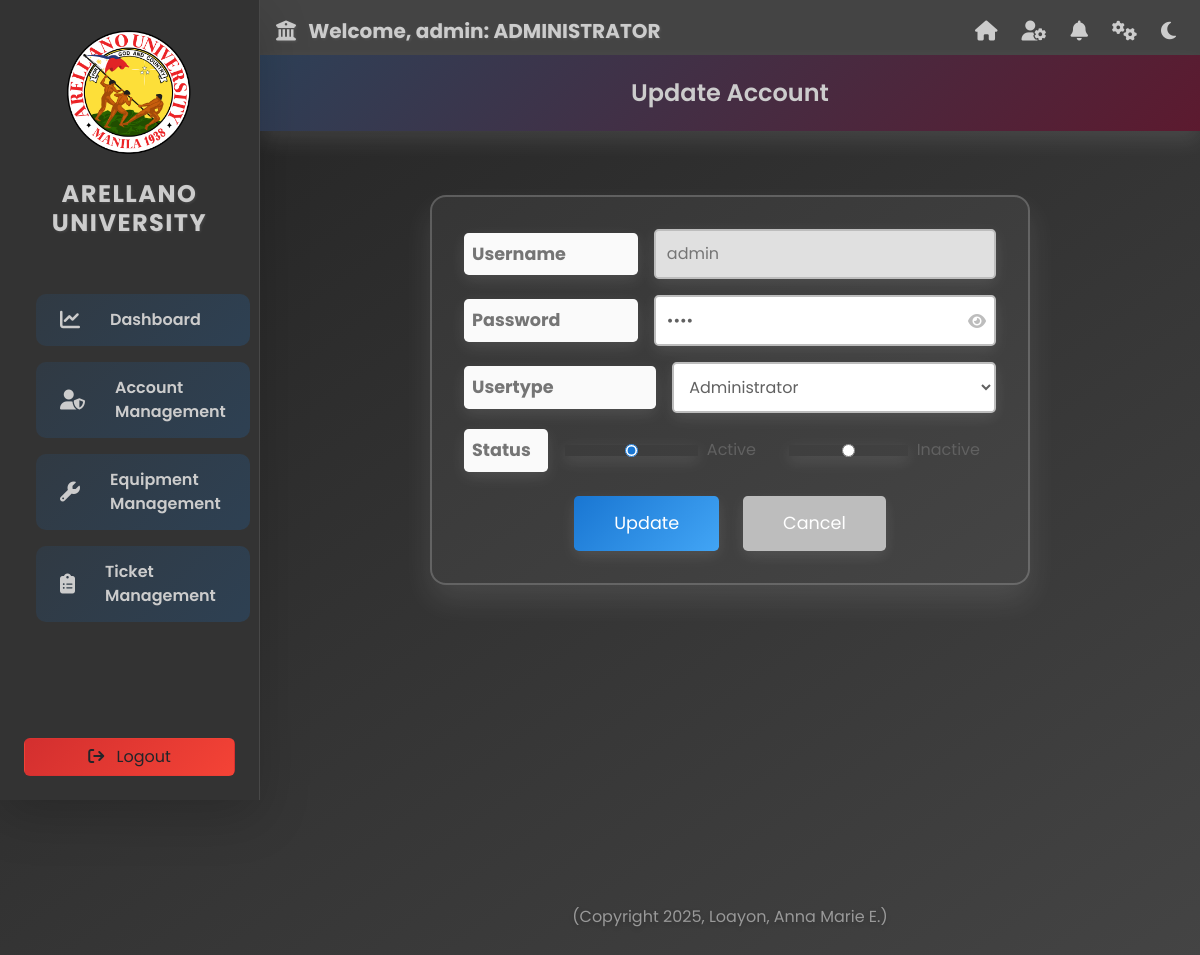
The page /update-account.php?username=admin (signed in) on the database its author committed.
### tables this page shows
CREATE TABLE `tblaccounts` (
  `username` varchar(50) NOT NULL,
  `password` varchar(50) NOT NULL,
  `usertype` varchar(20) NOT NULL,
  `status` varchar(20) NOT NULL,
  `createdby` varchar(50) NOT NULL,
  `datecreated` varchar(20) NOT NULL
);

### update-account.php (the view, shortened to what this page needs)
<?php
require_once "config.php";
$errorMessages = [];
if (isset($_POST['btnsubmit'])) {
    $password = trim($_POST['txtpassword']);
    $usertype = trim($_POST['cmbtype']);
    $status = trim($_POST['rbstatus']);
    $username = trim($_GET['username']);
    if (empty($password)) {
        $errorMessages[] = "Password is required.";
    }
    if (empty($usertype)) {
        $errorMessages[] = "Usertype is required.";
    }
    if (empty($status)) {
        $errorMessages[] = "Status is required.";
    }
    if (empty($errorMessages)) {
        $sql = "UPDATE tblaccounts SET password = ?, usertype = ?, status = ? WHERE username = ?";
        if ($stmt = mysqli_prepare($link, $sql)) {
            mysqli_stmt_bind_param($stmt, "ssss", $password, $usertype, $status, $username);
            if (mysqli_stmt_execute($stmt)) {
                $showModal = true;
                $sql = "INSERT INTO tbllogs (datelog, timelog, action, module, performedto, performedby) VALUES (?, ?, ?, ?, ?, ?)";
                if ($logStmt = mysqli_prepare($link, $sql)) {
                    $date = date("Y-m-d");
                    $time = date("H:i:s");
                    $action = "Update";
                    $module = "Accounts Management";
                    $performedby = $_SESSION['username'];
                    mysqli_stmt_bind_param($logStmt, "ssssss", $date, $time, $action, $module, $username, $performedby);
                    if (!mysqli_stmt_execute($logStmt)) {
                        $errorMessages[] = "Warning: Could not log the action: " . mysqli_stmt_error($logStmt);
                    }
                    mysqli_stmt_close($logStmt);
                } else {
                    $errorMessages[] = "Warning: Could not prepare log insertion: " . mysqli_error($link);
                }
            } else {
                $errorMessages[] = "ERROR: Could not update account: " . mysqli_stmt_error($stmt);
            }
            mysqli_stmt_close($stmt);
        } else {
            $errorMessages[] = "ERROR: Could not prepare update query: " . mysqli_error($link);
        }
    }
} else {
    if (isset($_GET['username']) && !empty(trim($_GET['username']))) {
        $username = trim($_GET['username']);
        $sql = "SELECT * FROM tblaccounts WHERE username = ?";
        if ($stmt = mysqli_prepare($link, $sql)) {
            mysqli_stmt_bind_param($stmt, "s", $username);
            if (mysqli_stmt_execute($stmt)) {
                $result = mysqli_stmt_get_result($stmt);
                $account = mysqli_fetch_array($result, MYSQLI_ASSOC);
            } else {
                $errorMessages[] = "ERROR: Could not load account data: " . mysqli_stmt_error($stmt);
            }
        } else {
            $errorMessages[] = "ERROR: Could not prepare load query: " . mysqli_error($link);
        }
    } else {
        $errorMessages[] = "ERROR: No username provided in URL.";
    }
}
?>
<!DOCTYPE html>
<html lang="en">
<head>
    <link rel="stylesheet" href="https://cdnjs.cloudflare.com/ajax/libs/font-awesome/6.4.2/css/all.min.css">
</head>
<body class="theme-body">
    <?php include 'sidebar.php'; ?>
    <div class="content">
        <div class="welcome-box">
            <span>Update Account</span>
        </div>
        <div class="container">
            <form action="<?php echo htmlspecialchars(basename($_SERVER['REQUEST_URI'])); ?>" method="POST">
                <div class="form-group">
                    <label>Username</label>
                    <input type="text" value="<?php echo htmlspecialchars($account['username'] ?? ''); ?>" disabled>
                </div>
                <div class="form-group password-group">
                    <label>Password</label>
                    <input type="password" id="txtpassword" name="txtpassword" value="<?php echo isset($account['password']) ? htmlspecialchars($account['password']) : ''; ?>" required>
                    <i class="fas fa-eye" id="togglePassword"></i>
                </div>
                <div class="form-group">
                    <label>Usertype</label>
                    <select name="cmbtype" required>
                        <option value="ADMINISTRATOR" <?php echo (isset($account['usertype']) && $account['usertype'] == 'ADMINISTRATOR') ? 'selected' : ''; ?>>Administrator</option>
                    </select>
                </div>
                <div class="form-group">
                    <label>Status</label>
                    <div class="radio-group">
                        <label><input type="radio" name="rbstatus" value="ACTIVE" <?php echo (isset($account['status']) && $account['status'] == 'ACTIVE') ? 'checked' : ''; ?>> Active</label>
                        <label><input type="radio" name="rbstatus" value="INACTIVE" <?php echo (isset($account['status']) && $account['status'] == 'INACTIVE') ? 'checked' : ''; ?>> Inactive</label>
                    </div>
                </div>
                <div class="button-group">
                    <input type="submit" name="btnsubmit" value="Update">
                    <a href="accounts-management.php">Cancel</a>
                </div>
            </form>
        </div>
        <footer class="dashboard-footer">
            (Copyright 2025, Loayon, Anna Marie E.)
        </footer>
    </div>
</body>
</html>

### sidebar.php (style rules this page uses)
:root { --sidebar-bg: #333; --topbar-bg: #444; --main-bg: rgba(255, 255, 255, 0.05); --icon-color: #ccc; --hover-bg: rgba(255, 255, 255, 0.1); --active-bg: #1e90ff; --text-color: #ccc; --logout-border: #ff4040; --logout-hover: #ff4040; --university-title-color: #ccc; --topbar-icon-color: #ccc; --shadow-color: rgba(0, 0, 0, 0.3); --bg-gradient: linear-gradient(145deg, #222 0%, #444 100%); --container-bg: rgba(255, 255, 255, 0.1); --container-border: rgba(255, 255, 255, 0.15); --label-color: #999; --input-bg: rgba(255, 255, 255, 0.05); --input-border: rgba(255, 255, 255, 0.2); --input-focus-bg: rgba(255, 255, 255, 0.1); --dropdown-bg: rgba(51, 51, 51, 0.9); --error-bg: rgba(255, 64, 64, 0.2); --error-shadow: rgba(255, 64, 64, 0.3); --footer-color: #999; --menu-bg: rgba(255, 255, 255, 0.15); --menu-hover-bg: rgba(255, 255, 255, 0.25); }
* { margin: 0; padding: 0; box-sizing: border-box; font-family: 'Poppins', sans-serif; }
body { min-height: 100vh; background: var(--bg-gradient); transition: background 0.3s ease; }
.password-group { position: relative; }

### update-account.php (style rules this page uses)
:root { --bg-gradient: linear-gradient(145deg, #222 0%, #444 100%); --text-color: #ccc; --shadow-color: rgba(255, 255, 255, 0.1); --welcome-bg: linear-gradient(135deg, #2e4057 0%, #5c1a2f 100%); --welcome-text: #cccccc; --card-front-bg: rgba(255, 255, 255, 0.05); --card-front-border: rgba(255, 255, 255, 0.2); --card-front-text: #cccccc; --footer-text: #999999; --error-bg: rgba(255, 77, 77, 0.2); --error-text: #ff4d4d; }
body { font-family: 'Poppins', sans-serif; margin: 0; background: var(--bg-gradient); min-height: 100vh; }
.content { margin-left: 260px; padding: 2rem; min-height: 100vh; display: flex; flex-direction: column; align-items: center; }
.welcome-box { background: var(--welcome-bg); color: var(--welcome-text); padding: 20px 25px; width: calc(100% - 260px); box-sizing: border-box; box-shadow: 0 10px 20px var(--shadow-color); text-align: center; font-size: 24px; font-weight: 600; position: fixed; top: 55px; left: 260px; z-index: 998; transition: all 0.3s ease; }
.container { max-width: 600px; width: 100%; background: var(--card-front-bg); border-radius: 1rem; box-shadow: 0 15px 30px var(--shadow-color); padding: 2rem; margin-top: 100px; transform: translateZ(5px); border: 2px solid var(--card-front-border); }
.form-group { display: flex; align-items: center; margin: 0 0 1rem 0; position: relative; }
.form-group label { width: 12rem; margin-right: 1rem; font-weight: bold; font-size: 1.1rem; color: #757575; background: #fafafa; padding: 0.5rem; border-radius: 0.3rem; box-shadow: 0 5px 15px var(--shadow-color); transition: all 0.3s ease; }
.form-group input, .form-group select { flex: 1; padding: 0.7rem; border: 2px solid #bdbdbd; border-radius: 0.3rem; font-size: 1rem; background: #fff; color: #616161; box-shadow: 0 5px 15px var(--shadow-color); transition: all 0.3s ease; }
.form-group input[disabled] { background: #e0e0e0; color: #757575; cursor: not-allowed; }
.password-group { position: relative; }
.password-group i { position: absolute; right: 10px; top: 50%; transform: translateY(-50%); cursor: pointer; color: #bdbdbd; transition: color 0.3s ease; }
.radio-group { display: flex; gap: 1rem; flex: 1; }
.radio-group label { display: flex; align-items: center; font-weight: normal; font-size: 1rem; color: #616161; background: none; padding: 0; box-shadow: none; transition: color 0.3s ease; }
.radio-group input[type="radio"] { margin-right: 0.5rem; accent-color: #1976d2; }
.button-group { display: flex; justify-content: center; gap: 1.5rem; margin-top: 1.5rem; }
.button-group input[type="submit"], .button-group a { background: linear-gradient(135deg, #1976d2, #42a5f5); color: #fff; border: none; padding: 0.9rem 2.5rem; font-size: 1.1rem; border-radius: 0.3rem; cursor: pointer; text-decoration: none; box-shadow: 0 5px 15px var(--shadow-color); transition: all 0.3s ease; }
.button-group a { background: #bdbdbd; }
.dashboard-footer { margin-top: 320px; bottom: 25px; left: 0; width: 100%; text-align: center; color: var(--footer-text); text-shadow: 0 2px 5px rgba(0, 0, 0, 0.2); }

### rows shown on the page
tblaccounts: username "admin", cmbtype "Administrator", status "☑ Active", status "☐ Inactive"

### other values the page prints
$_SESSION['username'] "admin"
$_SESSION['usertype'] "ADMINISTRATOR"
